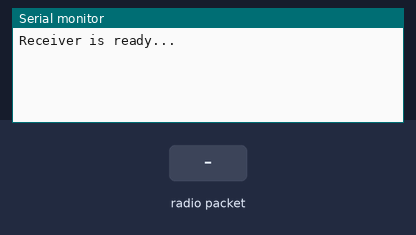
The sketch below on a simulated Arduino Uno, built with avr-gcc and run on an emulated ATmega328P. On the bench: the last lines printed to the serial monitor. The inputs (shaded band) are chosen by the test bench. No radio packets arrive unless stated.

Above: at 1.2 s.
1.3 s: radio packet "1" arrives
At 2.5 s:
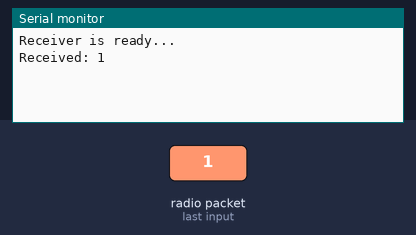
2.8 s: radio packet "0" arrives
At 3.6 s:
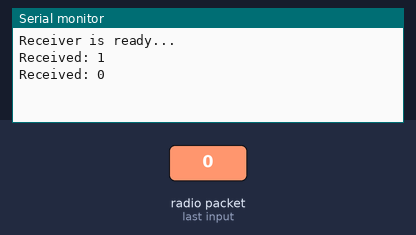
4.3 s: radio packet "2" arrives
At 4.8 s:
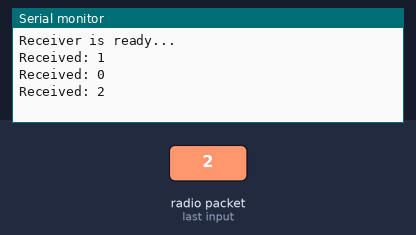

The sketch:

receiver.ino
```cpp
#include <SPI.h>
#include <nRF24L01.h>
#include <RF24.h>

RF24 radio(9, 10); // CE, CSN
const byte address[6] = "00001";

void setup() {
  Serial.begin(9600);
  radio.begin();
  radio.openReadingPipe(0, address);
  radio.setPALevel(RF24_PA_MIN); // You can try PA_LOW or PA_HIGH if needed
  radio.startListening();
  Serial.println("Receiver is ready...");
}

void loop() {
  if (radio.available()) {
    char text[32] = "";
    radio.read(&text, sizeof(text));
    Serial.print("Received: ");
    Serial.println(text);
  }
}
```

Measured:
- after the input at 1.3 s, the serial monitor: prints a new line at once (image 1)
- after the input at 2.8 s, the serial monitor: prints a new line at once (image 2)
- after the input at 4.3 s, the serial monitor: prints a new line at once (image 3)
